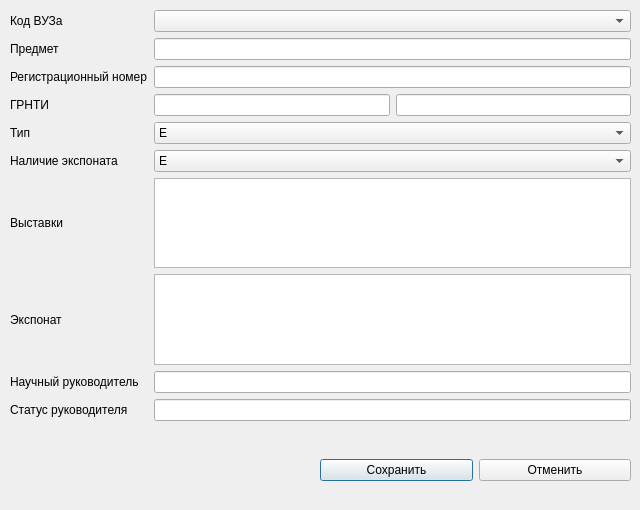
<?xml version="1.0" encoding="UTF-8"?>
<ui version="4.0">
 <class>Dialog</class>
 <widget class="QDialog" name="Dialog">
  <property name="geometry">
   <rect>
    <x>0</x>
    <y>0</y>
    <width>640</width>
    <height>510</height>
   </rect>
  </property>
  <property name="minimumSize">
   <size>
    <width>640</width>
    <height>510</height>
   </size>
  </property>
  <property name="maximumSize">
   <size>
    <width>640</width>
    <height>510</height>
   </size>
  </property>
  <property name="windowTitle">
   <string>Редактирование</string>
  </property>
  <property name="windowIcon">
   <iconset>
    <normaloff>pencil-icon.png</normaloff>pencil-icon.png</iconset>
  </property>
  <widget class="QWidget" name="horizontalLayoutWidget">
   <property name="geometry">
    <rect>
     <x>320</x>
     <y>440</y>
     <width>311</width>
     <height>61</height>
    </rect>
   </property>
   <layout class="QHBoxLayout" name="horizontalLayout_2">
    <item>
     <widget class="QPushButton" name="SaveButton">
      <property name="text">
       <string>Сохранить</string>
      </property>
     </widget>
    </item>
    <item>
     <widget class="QPushButton" name="CancelButton">
      <property name="text">
       <string>Отменить</string>
      </property>
     </widget>
    </item>
   </layout>
  </widget>
  <widget class="QWidget" name="gridLayoutWidget">
   <property name="geometry">
    <rect>
     <x>0</x>
     <y>0</y>
     <width>641</width>
     <height>431</height>
    </rect>
   </property>
   <layout class="QGridLayout" name="gridLayout">
    <property name="leftMargin">
     <number>10</number>
    </property>
    <property name="topMargin">
     <number>10</number>
    </property>
    <property name="rightMargin">
     <number>10</number>
    </property>
    <property name="bottomMargin">
     <number>10</number>
    </property>
    <item row="7" column="0">
     <widget class="QLabel" name="TypeExhibit_lb">
      <property name="text">
       <string>Наличие экспоната</string>
      </property>
     </widget>
    </item>
    <item row="3" column="2">
     <widget class="QLineEdit" name="Subject_le"/>
    </item>
    <item row="6" column="2">
     <widget class="QComboBox" name="type_cb">
      <item>
       <property name="text">
        <string>E</string>
       </property>
      </item>
      <item>
       <property name="text">
        <string>M</string>
       </property>
      </item>
     </widget>
    </item>
    <item row="3" column="0">
     <widget class="QLabel" name="Subject_lb">
      <property name="text">
       <string>Предмет</string>
      </property>
     </widget>
    </item>
    <item row="0" column="0">
     <widget class="QLabel" name="codeVUZ_lb">
      <property name="text">
       <string>Код ВУЗа</string>
      </property>
     </widget>
    </item>
    <item row="12" column="2">
     <widget class="QLineEdit" name="BossStatus_le"/>
    </item>
    <item row="11" column="0">
     <widget class="QLabel" name="BossName_lb">
      <property name="text">
       <string>Научный руководитель</string>
      </property>
     </widget>
    </item>
    <item row="10" column="0">
     <widget class="QLabel" name="Exhibit_lb">
      <property name="text">
       <string>Экспонат</string>
      </property>
     </widget>
    </item>
    <item row="0" column="2">
     <widget class="QComboBox" name="university_code_cb"/>
    </item>
    <item row="9" column="0">
     <widget class="QLabel" name="Exhibitions_lb">
      <property name="text">
       <string>Выставки</string>
      </property>
     </widget>
    </item>
    <item row="5" column="0">
     <widget class="QLabel" name="GRNTI_lb">
      <property name="text">
       <string>ГРНТИ</string>
      </property>
     </widget>
    </item>
    <item row="4" column="2">
     <widget class="QLineEdit" name="regNum_le">
      <property name="maxLength">
       <number>6</number>
      </property>
     </widget>
    </item>
    <item row="12" column="0">
     <widget class="QLabel" name="BossStatus_lb">
      <property name="text">
       <string>Статус руководителя</string>
      </property>
     </widget>
    </item>
    <item row="5" column="2">
     <layout class="QHBoxLayout" name="horizontalLayout_3">
      <item>
       <widget class="QLineEdit" name="GRNTI_1_le">
        <property name="inputMethodHints">
         <set>Qt::ImhNone</set>
        </property>
       </widget>
      </item>
      <item>
       <widget class="QLineEdit" name="GRNTI_2_le">
        <property name="inputMethodHints">
         <set>Qt::ImhNone</set>
        </property>
       </widget>
      </item>
     </layout>
    </item>
    <item row="6" column="0">
     <widget class="QLabel" name="type_lb">
      <property name="text">
       <string>Тип</string>
      </property>
     </widget>
    </item>
    <item row="7" column="2">
     <widget class="QComboBox" name="TypeExhibit_cb">
      <item>
       <property name="text">
        <string>Е</string>
       </property>
      </item>
      <item>
       <property name="text">
        <string>Н</string>
       </property>
      </item>
      <item>
       <property name="text">
        <string>П</string>
       </property>
      </item>
     </widget>
    </item>
    <item row="11" column="2">
     <widget class="QLineEdit" name="BossName_le"/>
    </item>
    <item row="4" column="0">
     <widget class="QLabel" name="regNum_lb">
      <property name="text">
       <string>Регистрационный номер</string>
      </property>
     </widget>
    </item>
    <item row="9" column="2">
     <widget class="QTextEdit" name="Exhibitions_te"/>
    </item>
    <item row="10" column="2">
     <widget class="QTextEdit" name="Exhibit_te"/>
    </item>
   </layout>
  </widget>
 </widget>
 <resources/>
 <connections/>
</ui>
